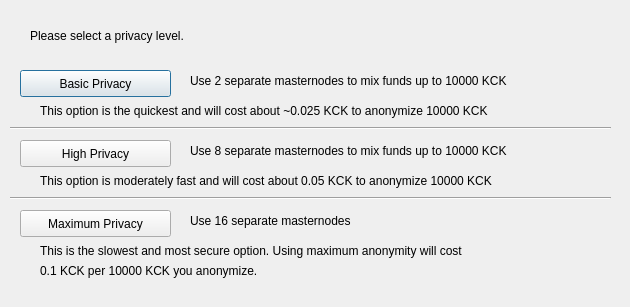
<?xml version="1.0" encoding="UTF-8"?>
<ui version="4.0">
 <class>ObfuscationConfig</class>
 <widget class="QDialog" name="ObfuscationConfig">
  <property name="geometry">
   <rect>
    <x>0</x>
    <y>0</y>
    <width>630</width>
    <height>307</height>
   </rect>
  </property>
  <property name="windowTitle">
   <string>Configure Obfuscation</string>
  </property>
  <widget class="QPushButton" name="buttonBasic">
   <property name="geometry">
    <rect>
     <x>20</x>
     <y>70</y>
     <width>151</width>
     <height>27</height>
    </rect>
   </property>
   <property name="text">
    <string>Basic Privacy</string>
   </property>
  </widget>
  <widget class="QPushButton" name="buttonHigh">
   <property name="geometry">
    <rect>
     <x>20</x>
     <y>140</y>
     <width>151</width>
     <height>27</height>
    </rect>
   </property>
   <property name="text">
    <string>High Privacy</string>
   </property>
  </widget>
  <widget class="QPushButton" name="buttonMax">
   <property name="geometry">
    <rect>
     <x>20</x>
     <y>210</y>
     <width>151</width>
     <height>27</height>
    </rect>
   </property>
   <property name="text">
    <string>Maximum Privacy</string>
   </property>
  </widget>
  <widget class="QLabel" name="label">
   <property name="geometry">
    <rect>
     <x>30</x>
     <y>20</y>
     <width>571</width>
     <height>31</height>
    </rect>
   </property>
   <property name="text">
    <string>Please select a privacy level.</string>
   </property>
  </widget>
  <widget class="QLabel" name="label_2">
   <property name="geometry">
    <rect>
     <x>190</x>
     <y>70</y>
     <width>421</width>
     <height>21</height>
    </rect>
   </property>
   <property name="text">
    <string>Use 2 separate masternodes to mix funds up to 10000 KCK</string>
   </property>
  </widget>
  <widget class="QLabel" name="label_3">
   <property name="geometry">
    <rect>
     <x>190</x>
     <y>140</y>
     <width>411</width>
     <height>21</height>
    </rect>
   </property>
   <property name="text">
    <string>Use 8 separate masternodes to mix funds up to 10000 KCK</string>
   </property>
  </widget>
  <widget class="QLabel" name="label_4">
   <property name="geometry">
    <rect>
     <x>190</x>
     <y>210</y>
     <width>421</width>
     <height>21</height>
    </rect>
   </property>
   <property name="text">
    <string>Use 16 separate masternodes</string>
   </property>
  </widget>
  <widget class="QLabel" name="label_6">
   <property name="geometry">
    <rect>
     <x>40</x>
     <y>100</y>
     <width>561</width>
     <height>21</height>
    </rect>
   </property>
   <property name="text">
    <string>This option is the quickest and will cost about ~0.025 KCK to anonymize 10000 KCK</string>
   </property>
  </widget>
  <widget class="QLabel" name="label_7">
   <property name="geometry">
    <rect>
     <x>40</x>
     <y>170</y>
     <width>561</width>
     <height>21</height>
    </rect>
   </property>
   <property name="text">
    <string>This option is moderately fast and will cost about 0.05 KCK to anonymize 10000 KCK</string>
   </property>
  </widget>
  <widget class="QLabel" name="label_8">
   <property name="geometry">
    <rect>
     <x>40</x>
     <y>240</y>
     <width>561</width>
     <height>21</height>
    </rect>
   </property>
   <property name="text">
    <string>This is the slowest and most secure option. Using maximum anonymity will cost</string>
   </property>
  </widget>
  <widget class="QLabel" name="label_9">
   <property name="geometry">
    <rect>
     <x>40</x>
     <y>260</y>
     <width>561</width>
     <height>21</height>
    </rect>
   </property>
   <property name="text">
    <string>0.1 KCK per 10000 KCK you anonymize.</string>
   </property>
  </widget>
  <widget class="Line" name="line">
   <property name="geometry">
    <rect>
     <x>10</x>
     <y>120</y>
     <width>601</width>
     <height>16</height>
    </rect>
   </property>
   <property name="orientation">
    <enum>Qt::Horizontal</enum>
   </property>
  </widget>
  <widget class="Line" name="line_2">
   <property name="geometry">
    <rect>
     <x>10</x>
     <y>190</y>
     <width>601</width>
     <height>16</height>
    </rect>
   </property>
   <property name="orientation">
    <enum>Qt::Horizontal</enum>
   </property>
  </widget>
 </widget>
 <resources/>
 <connections/>
</ui>
